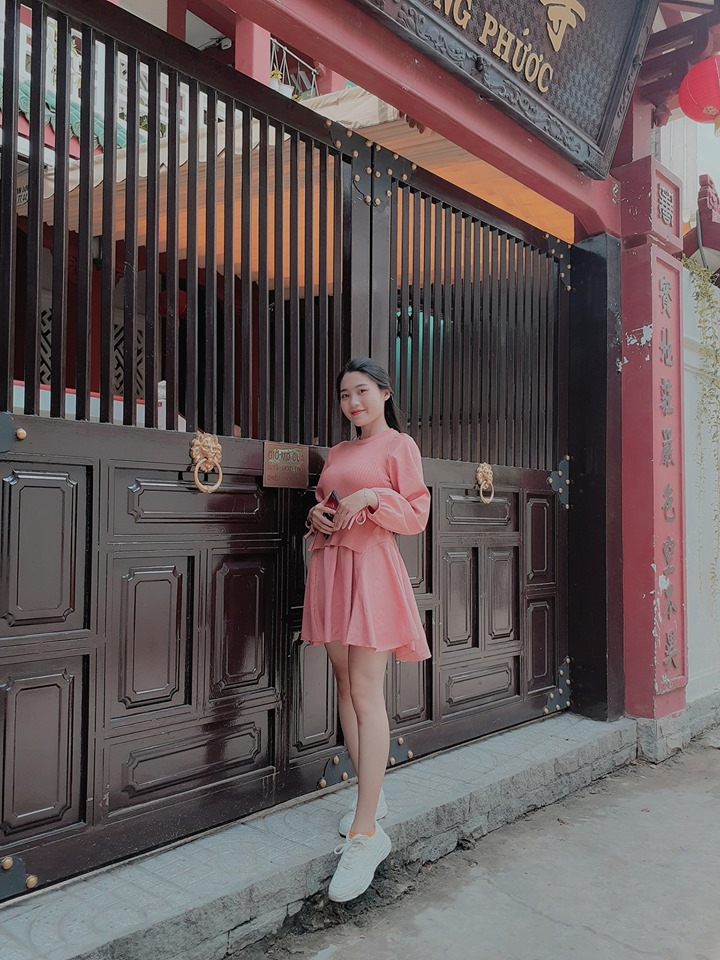
#> input picture detect_human/test.jpg, 720 x 960 px
$ python -i hog_feature.py   (imports and definitions only)   (older library calls are emulated)
#> lines starting #> are read from the running program, lines starting #| are printed output that depends on the picture
#> further down, picture is the input picture: shape (960, 720, 3); mean B, G, R 88.9, 88.4, 100.4
import cv2
import numpy as np
from numpy import linalg as LA


class HOGFeature(object):
    def __init__(self, window_height=128, window_width=64, cell_size=8, block_size=2, bins=9):
        self.window_height = window_height
        self.window_width = window_width
        self.cell_size = cell_size
        self.block_size = block_size
        self.bins = bins
        pass

    def __call__(self, cv_img):
        if len(cv_img.shape) > 2:  # convert to gray image
            img = cv2.cvtColor(cv_img, cv2.COLOR_BGR2GRAY)
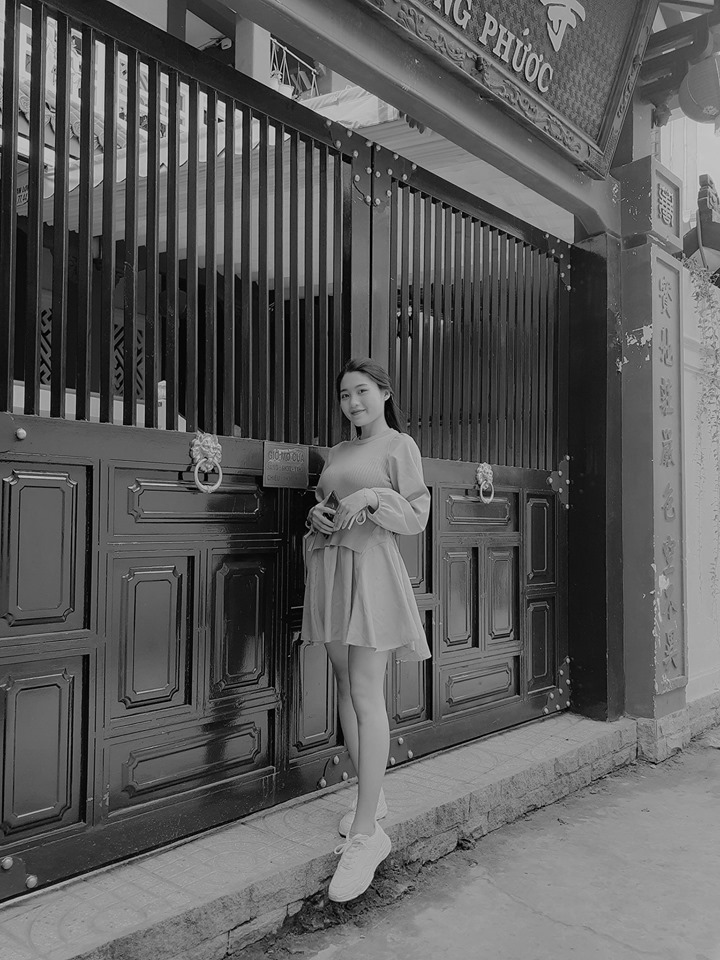
#> img: shape (960, 720); min 0, max 221, mean 92
        else:
            img = cv_img
        h, w = img.shape  # 128, 64
#> h = 960; w = 720

        # resize
        if h != self.window_height or w != self.window_width:
            img = cv2.resize(src=img, dsize=(
                self.window_width, self.window_height))
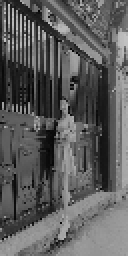
#> img: shape (128, 64) (shown 2 times larger); min 3, max 199, mean 92
            h, w = img.shape  # 128, 64
#> h = 128; w = 64

        # gradient
        xkernel = np.array([[-1, 0, 1]])
        ykernel = np.array([[-1], [0], [1]])
        dx = cv2.filter2D(img, cv2.CV_32F, xkernel)
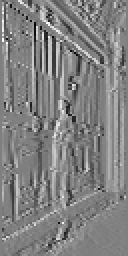
#> dx: shape (128, 64) float32 (shown 2 times larger); min -163, max 162, mean 2.5; drawn with min black and max white
        dy = cv2.filter2D(img, cv2.CV_32F, ykernel)
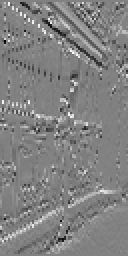
#> dy: shape (128, 64) float32 (shown 2 times larger); min -165, max 160, mean 0.7; drawn with min black and max white

        # histogram
        magnitude = np.sqrt(np.square(dx) + np.square(dy))
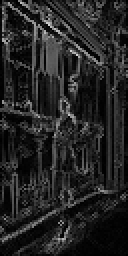
#> magnitude: shape (128, 64) float32 (shown 2 times larger); min 0, max 210.7, mean 36.3
        orientation = np.arctan(np.divide(dy, dx+0.00001))  # radian
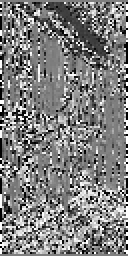
#> orientation: shape (128, 64) float32 (shown 2 times larger); min -1.57, max 1.57, mean -0.00199; drawn with min black and max white
        orientation = np.degrees(orientation)  # -90 -> 90
        orientation += 90  # 0 -> 180
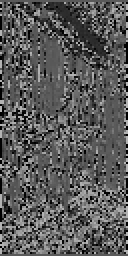
#> orientation: shape (128, 64) float32 (shown 2 times larger); min 7.63e-06, max 180, mean 89.9

        num_cell_x = w // self.cell_size  # 8
#> num_cell_x = 8
        num_cell_y = h // self.cell_size  # 16
#> num_cell_y = 16
        hist_tensor = np.zeros(
            [num_cell_y, num_cell_x, self.bins])  # 16 x 8 x 9
        for cx in range(num_cell_x):
            for cy in range(num_cell_y):
                ori = orientation[cy*self.cell_size:cy*self.cell_size +
                                  self.cell_size, cx*self.cell_size:cx*self.cell_size+self.cell_size]
                mag = magnitude[cy*self.cell_size:cy*self.cell_size+self.cell_size,
                                cx*self.cell_size:cx*self.cell_size+self.cell_size]
                # https://docs.scipy.org/doc/numpy/reference/generated/numpy.histogram.html
                hist, _ = np.histogram(ori, bins=self.bins, range=(
                    0, 180), weights=mag)  # 1-D vector, 9 elements
                hist_tensor[cy, cx, :] = hist
            pass
        pass

        # normalization
        redundant_cell = self.block_size-1
        feature_tensor = np.zeros([num_cell_y-redundant_cell, num_cell_x -
                                  redundant_cell, self.block_size*self.block_size*self.bins])
        for bx in range(num_cell_x-redundant_cell):  # 7
            for by in range(num_cell_y-redundant_cell):  # 15
                by_from = by
                by_to = by+self.block_size
                bx_from = bx
                bx_to = bx+self.block_size
                v = hist_tensor[by_from:by_to, bx_from:bx_to,
                                :].flatten()  # to 1-D array (vector)
                feature_tensor[by, bx, :] = v / LA.norm(v, 2)
                # avoid NaN:
                # avoid NaN (zero division)
                if np.isnan(feature_tensor[by, bx, :]).any():
                    feature_tensor[by, bx, :] = v

        return feature_tensor.flatten()  # 3780 features
        pass

>>> import cv2
>>> picture = cv2.imread('test.jpg')
>>> result = HOGFeature()(picture)
#> result = 3780 values, max 0.838 at index 805, min 0 at index 52, mean 0.11
